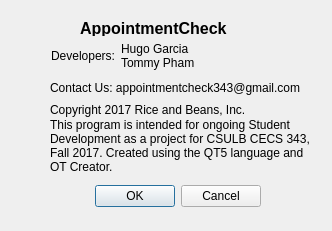
<?xml version="1.0" encoding="UTF-8"?>
<ui version="4.0">
 <class>AboutUs</class>
 <widget class="QDialog" name="AboutUs">
  <property name="geometry">
   <rect>
    <x>0</x>
    <y>0</y>
    <width>332</width>
    <height>231</height>
   </rect>
  </property>
  <property name="windowTitle">
   <string>Dialog</string>
  </property>
  <widget class="QDialogButtonBox" name="buttonBox">
   <property name="geometry">
    <rect>
     <x>90</x>
     <y>180</y>
     <width>171</width>
     <height>32</height>
    </rect>
   </property>
   <property name="orientation">
    <enum>Qt::Horizontal</enum>
   </property>
   <property name="standardButtons">
    <set>QDialogButtonBox::Cancel|QDialogButtonBox::Ok</set>
   </property>
  </widget>
  <widget class="QLabel" name="label">
   <property name="geometry">
    <rect>
     <x>80</x>
     <y>20</y>
     <width>191</width>
     <height>16</height>
    </rect>
   </property>
   <property name="font">
    <font>
     <pointsize>12</pointsize>
     <weight>75</weight>
     <bold>true</bold>
    </font>
   </property>
   <property name="text">
    <string>AppointmentCheck</string>
   </property>
  </widget>
  <widget class="QLabel" name="label_2">
   <property name="geometry">
    <rect>
     <x>50</x>
     <y>120</y>
     <width>271</width>
     <height>51</height>
    </rect>
   </property>
   <property name="text">
    <string>This program is intended for ongoing Student Development as a project for CSULB CECS 343, Fall 2017. Created using the QT5 language and QT Creator.</string>
   </property>
   <property name="wordWrap">
    <bool>true</bool>
   </property>
  </widget>
  <widget class="QLabel" name="label_3">
   <property name="geometry">
    <rect>
     <x>50</x>
     <y>100</y>
     <width>211</width>
     <height>20</height>
    </rect>
   </property>
   <property name="text">
    <string>Copyright 2017 Rice and Beans, Inc.</string>
   </property>
   <property name="wordWrap">
    <bool>true</bool>
   </property>
  </widget>
  <widget class="QLabel" name="label_6">
   <property name="geometry">
    <rect>
     <x>50</x>
     <y>80</y>
     <width>251</width>
     <height>16</height>
    </rect>
   </property>
   <property name="text">
    <string>Contact Us: appointmentcheck343@gmail.com</string>
   </property>
  </widget>
  <widget class="QWidget" name="">
   <property name="geometry">
    <rect>
     <x>51</x>
     <y>41</y>
     <width>176</width>
     <height>30</height>
    </rect>
   </property>
   <layout class="QHBoxLayout" name="horizontalLayout">
    <item>
     <widget class="QLabel" name="label_4">
      <property name="text">
       <string>Developers:</string>
      </property>
     </widget>
    </item>
    <item>
     <widget class="QLabel" name="label_5">
      <property name="text">
       <string>Hugo Garcia    Tommy Pham</string>
      </property>
      <property name="wordWrap">
       <bool>true</bool>
      </property>
     </widget>
    </item>
   </layout>
  </widget>
 </widget>
 <resources/>
 <connections>
  <connection>
   <sender>buttonBox</sender>
   <signal>accepted()</signal>
   <receiver>AboutUs</receiver>
   <slot>accept()</slot>
   <hints>
    <hint type="sourcelabel">
     <x>248</x>
     <y>254</y>
    </hint>
    <hint type="destinationlabel">
     <x>157</x>
     <y>274</y>
    </hint>
   </hints>
  </connection>
  <connection>
   <sender>buttonBox</sender>
   <signal>rejected()</signal>
   <receiver>AboutUs</receiver>
   <slot>reject()</slot>
   <hints>
    <hint type="sourcelabel">
     <x>316</x>
     <y>260</y>
    </hint>
    <hint type="destinationlabel">
     <x>286</x>
     <y>274</y>
    </hint>
   </hints>
  </connection>
 </connections>
</ui>
